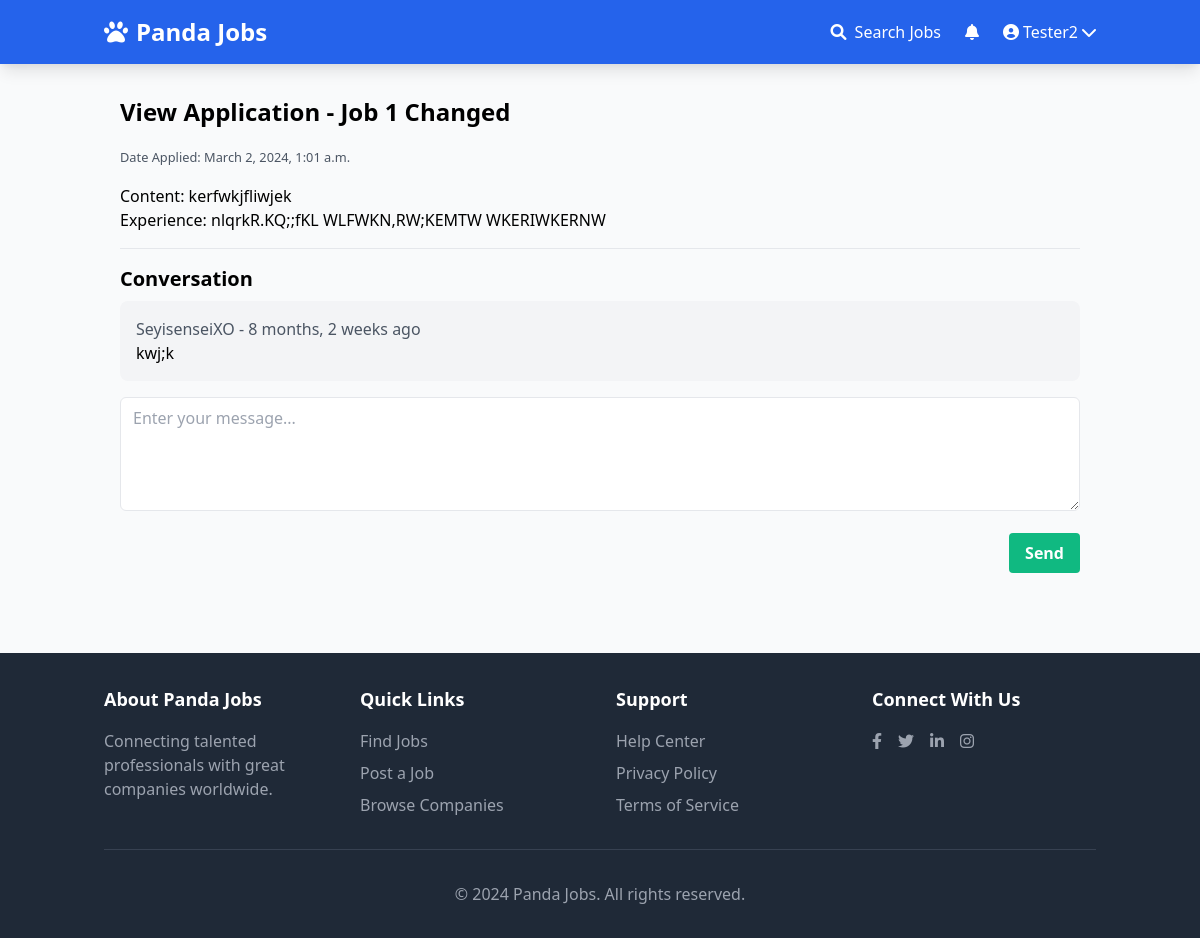
Page /userprofile/application/2/ (signed in) on the earlier database version.
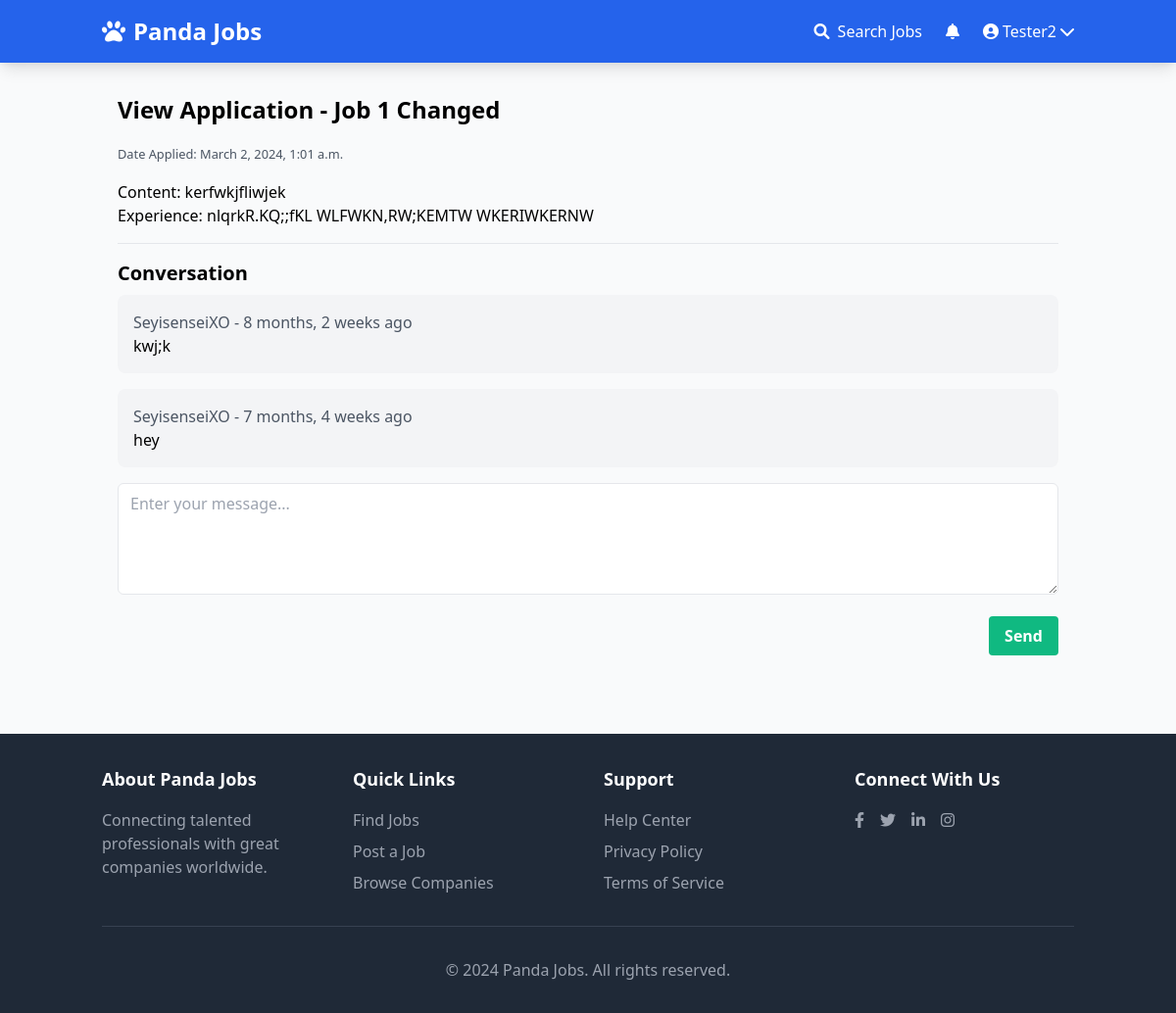
Same page on the later database version.
### apps/userprofile/models.py (models this page shows)
class Message(models.Model):
    application = models.ForeignKey(JobApplication, related_name='messages', on_delete=models.CASCADE)
    content = models.TextField()
    created_by = models.ForeignKey(User, related_name='messages', on_delete=models.CASCADE)
    created_at = models.DateTimeField(auto_now_add=True)
    class Meta:
        ordering = ['created_at']

### apps/userprofile/views.py (the view, shortened to what this page needs)
# urls.py: path('application/<int:application_id>/', view_application, name='view_application'),
@login_required
def view_application(request, application_id):
    if request.user.userprofile.is_employer:
        application = JobApplication.objects.get(pk=application_id, job__created_by=request.user)
    else:
        application = JobApplication.objects.get(pk=application_id, created_by=request.user)
    return render(request, 'view_application.html', {'application':application})

### apps/notifications/context_processors.py (called while the page is built)
def notification(request):
    if request.user.is_authenticated:
        return {'notifications': request.user.notifications.filter(is_read=False)}
    else:
        return {'notifications': []}

### apps/userprofile/templates/view_application.html (shortened to what this page needs)
{% extends 'base.html' %}
{% block content %}
    <div class="container mx-auto px-4">
        <h1 class="text-2xl font-bold mb-4">View Application - {{ application.job.title }}</h1>
        <small class="text-gray-600">Date Applied: {{ application.created_at }}</small>
        <p class="mt-4">Content: {{ application.content }}</p>
        <p>Experience: {{ application.experience }}</p>
        <hr class="my-4">
        <h2 class="text-xl font-semibold mb-2">Conversation</h2>
        {% for message in application.messages.all %}
            <div class="bg-gray-100 p-4 mb-4 rounded-lg">
                <p class="text-gray-600">{{ message.created_by.username }} - {{ message.created_at | timesince }} ago</p>
                <p>{{ message.content }}</p>
            </div>
        {% empty %}
            <p class="text-gray-600">No messages yet.</p>
            <hr class="my-4">
        {% endfor %}
        <form action="" method="post" class="mt-4">
            <div class="mb-4">
                <textarea class="w-full px-3 py-2 border rounded-md focus:outline-none focus:border-blue-500" name="content" id="id_content" rows="4" placeholder="Enter your message..."></textarea>
            </div>
            <div class="flex justify-end">
                <button class="bg-green-500 hover:bg-green-600 text-white font-bold py-2 px-4 rounded focus:outline-none focus:shadow-outline" type="submit">Send</button>
            </div>
        </form>
    </div>
{% endblock %}

Differences in the rows shown:
added Message: created_by.username "SeyisenseiXO", created_at "7 months, 4 weeks", content "hey"
